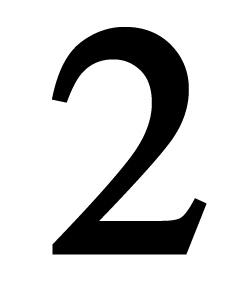
#> input picture 08-DEEP-LEARNING/Tensorflow/1887.jpg, 252 x 288 px, given in place of the camera
$ jupyter execute --allow-errors Number_app.ipynb   (older library calls are emulated)
#> lines starting #> are read from the running program, lines starting #| are printed output that depends on the picture; after the words box and inside, x2 and y2 are one past the last pixel; in counts of white or black regions, pixels touching at a corner belong together
#> further down, img is the input picture: shape (288, 252, 3); min 0, max 255, mean 207.1
#> `blur = cv2.GaussianBlur(gray, (7,7),3)`:
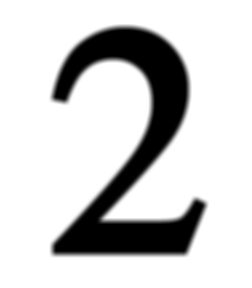
#> blur: shape (288, 252); min 0, max 255, mean 207.1
#> `_,th3 = cv2.threshold(gray,100,255,cv2.THRESH_BINARY_INV)`:
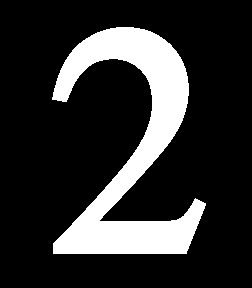
#> th3: shape (288, 252); 18.6% white; 1 white region
#> `contours, hierarchy = cv2.findContours(th3,cv2.RETR_TREE,cv2.CHAIN_APP..`: contours = 1 contour; box (x1, y1, x2, y2) and area: (52, 27, 206, 254) 13050
#> `areas = [cv2.contourArea(c) for c in contours]`: areas = [13050.5]
#> `ix = np.where(np.array(areas) > 300)[0]`: ix = [0]
[cell 1]
import numpy as np
from tensorflow.keras.models import load_model

#> (a cell that did not finish here is left out)

[cell 3]
import cv2

[cell 4]
cap = cv2.VideoCapture(0)

#> (the rest of this cell did not finish here and is left out)

[cell 5]
cv2.findContours(th3,cv2.RETR_TREE,cv2.CHAIN_APPROX_SIMPLE)
#> Out has the same summary as contours
